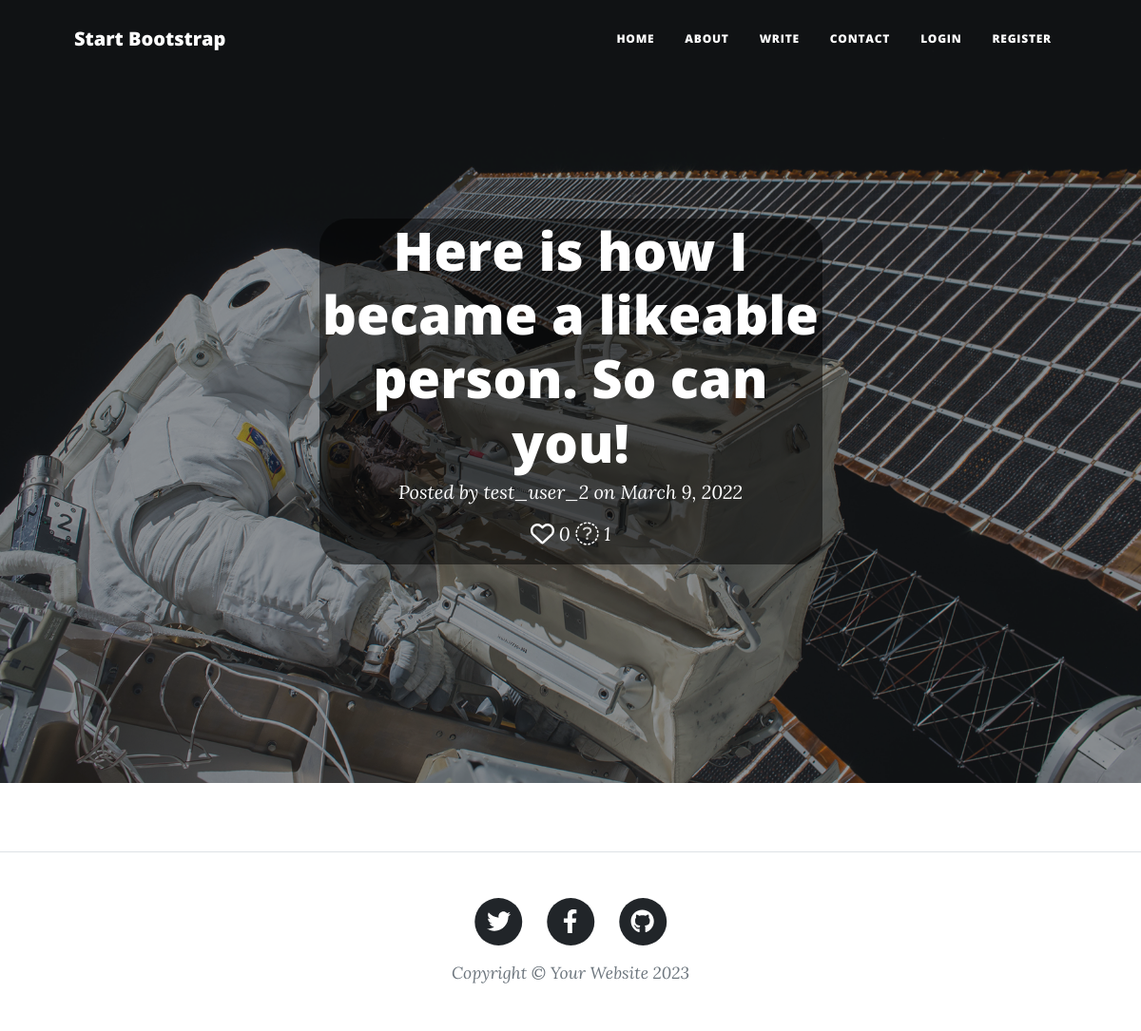
Page /feed/blog/9 on the committed database.
### feed/models.py (models this page shows, shortened)
class Blog(models.Model):
    title = models.CharField(max_length=200, null=True)
    author = models.ForeignKey(
        User,
        on_delete=models.RESTRICT,
        blank=True,
        null=True,
    )
    post_date = models.DateField(default=now)
    content_type = models.ManyToManyField(ContentType)
    language = models.ForeignKey(Language, on_delete=models.RESTRICT, null=True)
    content = QuillField()
    upvoters = models.ManyToManyField(User, related_name='upvoters')
    views = models.IntegerField(editable=False, default=0)
    class Meta:
        ordering = ['-post_date']
    def get_rating(self):
        return len(self.upvoters.all())

### feed/views.py (the view)
# urls.py: path('blog/<int:pk>', views.blog_view, name='blog'),
def blog_view(request, pk):
    blog = Blog.objects.get(pk=pk)
    blog.views += 1
    blog.save()
    context = {'blog': blog}
    return render(request, 'feed/blog.html', context=context)

### feed/templates/feed/blog.html (shortened to what this page needs)
{% extends 'base_generic.html' %}
{% load static %}
{% load feed_extras %}
{% block header %}
  <header class="masthead" style="background-image: url('{% static 'assets/img/post-bg.jpg' %}')">
    <div class="container position-relative px-4 px-lg-5">
      <div class="row gx-4 gx-lg-5 justify-content-center">
        <div class="col-md-10 col-lg-8 col-xl-7">
          <div class="site-heading">
            <div class="page-heading">
              <div class="post-heading">
                <div class="transbox">
                  <h1>{{ blog.title }}</h1>
                  <span class="meta">Posted by
                    <a href="{% url 'profile' blog.author.pk %}">{{ blog.author }}</a> on {{ blog.post_date }}
                  </span>
                  <span class="meta" style="padding: 20px 10px">
                    {% if user.is_authenticated %}
                        <a href="{% url 'rate' blog.pk %}">
                          {% if user in blog.upvoters.all %}
                            <i class="fa-solid fa-heart fa-lg" style="color: #ffffff;" title="likes"></i>
                          {% else %}
                            <i class="fa-regular fa-heart fa-lg" style="color: #ffffff;" title="likes"></i>
                          {% endif %}
                        </a>
                    {% else %}
                      <a href="{% url 'login' %}">
                        <i class="fa-regular fa-heart fa-lg" style="color: #ffffff;" title="likes"></i>
                      </a>
                    {% endif %} {{ blog.get_rating }}
                    <i class="fa-sharp fa-light fa-eye fa-lg" style="color: #ffffff;" title="views"></i> {{ blog.views }}
                  </span>
                </div>
              </div>
            </div>
          </div>
        </div>
      </div>
    </div>
  </header>
{% endblock %}

### feed/templates/base_generic.html (shortened to what this page needs)
<!DOCTYPE html>
<html lang="en">
    <head>
        {% load static %}
        <link href="{% static 'css/styles.css' %}" rel="stylesheet" />
    </head>
    <body>
        <nav class="navbar navbar-expand-lg navbar-light {% block navbar-extra-classes %}{% endblock %}" id="mainNav">
            <div class="container px-4 px-lg-5">
                <a class="navbar-brand" href="/">Start Bootstrap</a>
                <div class="collapse navbar-collapse" id="navbarResponsive">
                    <ul class="navbar-nav ms-auto py-4 py-lg-0">
                        <li class="nav-item"><a class="nav-link px-lg-3 py-3 py-lg-4" href="/">Home</a></li>
                        <li class="nav-item"><a class="nav-link px-lg-3 py-3 py-lg-4" href="{% url 'about' %}">About</a></li>
                        <li class="nav-item"><a class="nav-link px-lg-3 py-3 py-lg-4" href="{% url 'blog-create' %}">Write</a></li>
                        <li class="nav-item"><a class="nav-link px-lg-3 py-3 py-lg-4" href="{% url 'contact' %}">Contact</a></li>
                        {% if user.is_authenticated %}
                          <li class="nav-item"><a class="nav-link px-lg-3 py-3 py-lg-4" href="{% url 'profile' user.pk %}">My profile</a></li>
                        {% else %}
                          <li class="nav-item"><a class="nav-link px-lg-3 py-3 py-lg-4" href="{% url 'login' %}">Login</a></li>
                          <li class="nav-item"><a class="nav-link px-lg-3 py-3 py-lg-4" href="{% url 'register' %}">Register</a></li>
                        {% endif %}
                    </ul>
                </div>
            </div>
        </nav>
        {% block header %}{% endblock %}
        <footer class="border-top">
            <div class="container px-4 px-lg-5">
                <div class="row gx-4 gx-lg-5 justify-content-center">
                    <div class="col-md-10 col-lg-8 col-xl-7">
                        <ul class="list-inline text-center">
                            <li class="list-inline-item">
                                <a href="#!">
                                    <span class="fa-stack fa-lg">
                                        <i class="fas fa-circle fa-stack-2x"></i>
                                        <i class="fab fa-twitter fa-stack-1x fa-inverse"></i>
                                    </span>
                                </a>
                            </li>
                            <li class="list-inline-item">
                                <a href="#!">
                                    <span class="fa-stack fa-lg">
                                        <i class="fas fa-circle fa-stack-2x"></i>
                                        <i class="fab fa-facebook-f fa-stack-1x fa-inverse"></i>
                                    </span>
                                </a>
                            </li>
                            <li class="list-inline-item">
                                <a href="#!">
                                    <span class="fa-stack fa-lg">
                                        <i class="fas fa-circle fa-stack-2x"></i>
                                        <i class="fab fa-github fa-stack-1x fa-inverse"></i>
                                    </span>
                                </a>
                            </li>
                        </ul>
                        <div class="small text-center text-muted fst-italic">Copyright &copy; Your Website 2023</div>
                    </div>
                </div>
            </div>
        </footer>
    </body>
</html>

### rows in the picture
Blog: title "Here is how I became a likeable person. So can you!", author "test_user_2", post_date "March 9, 2022", get_rating "0", views "1"
